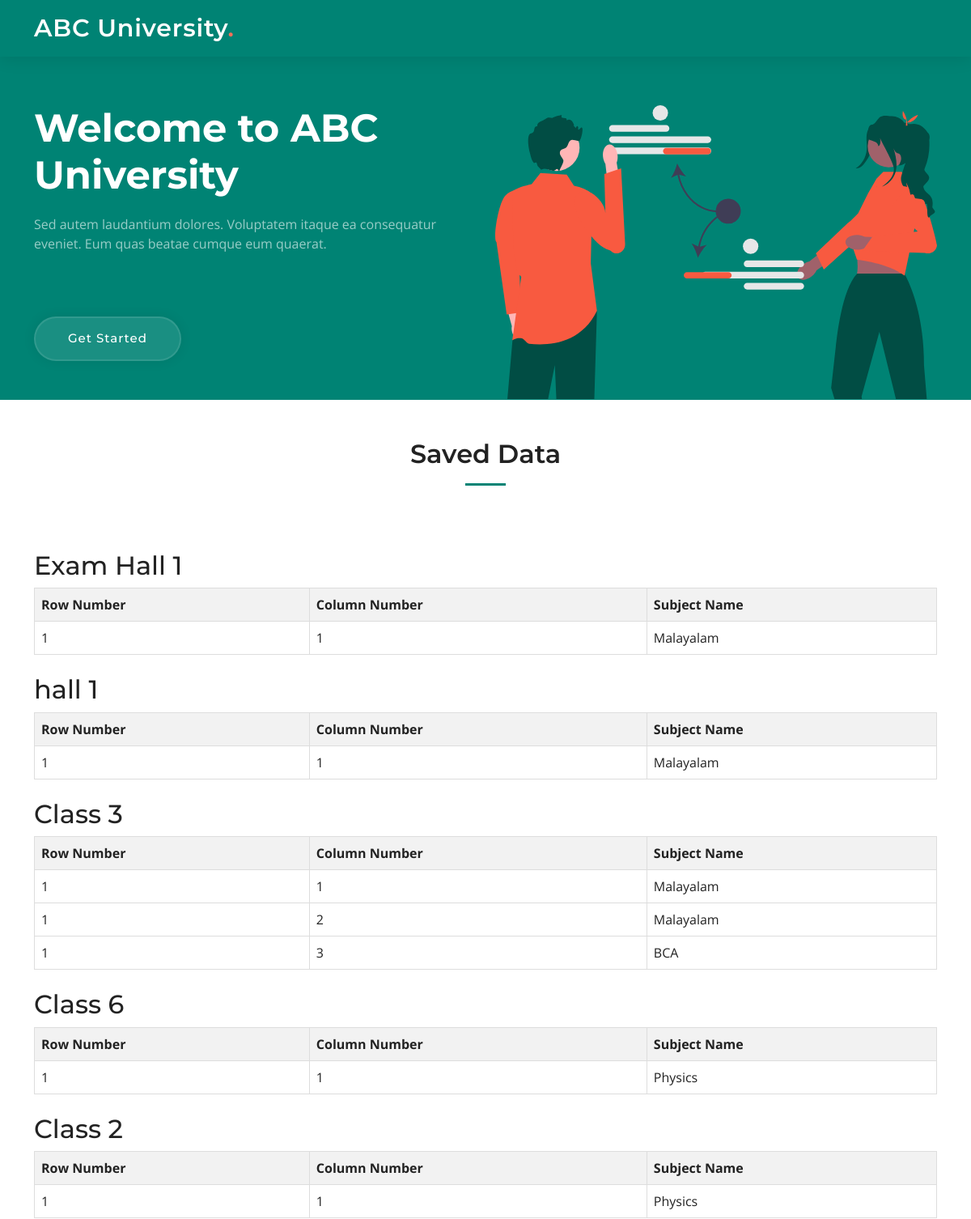
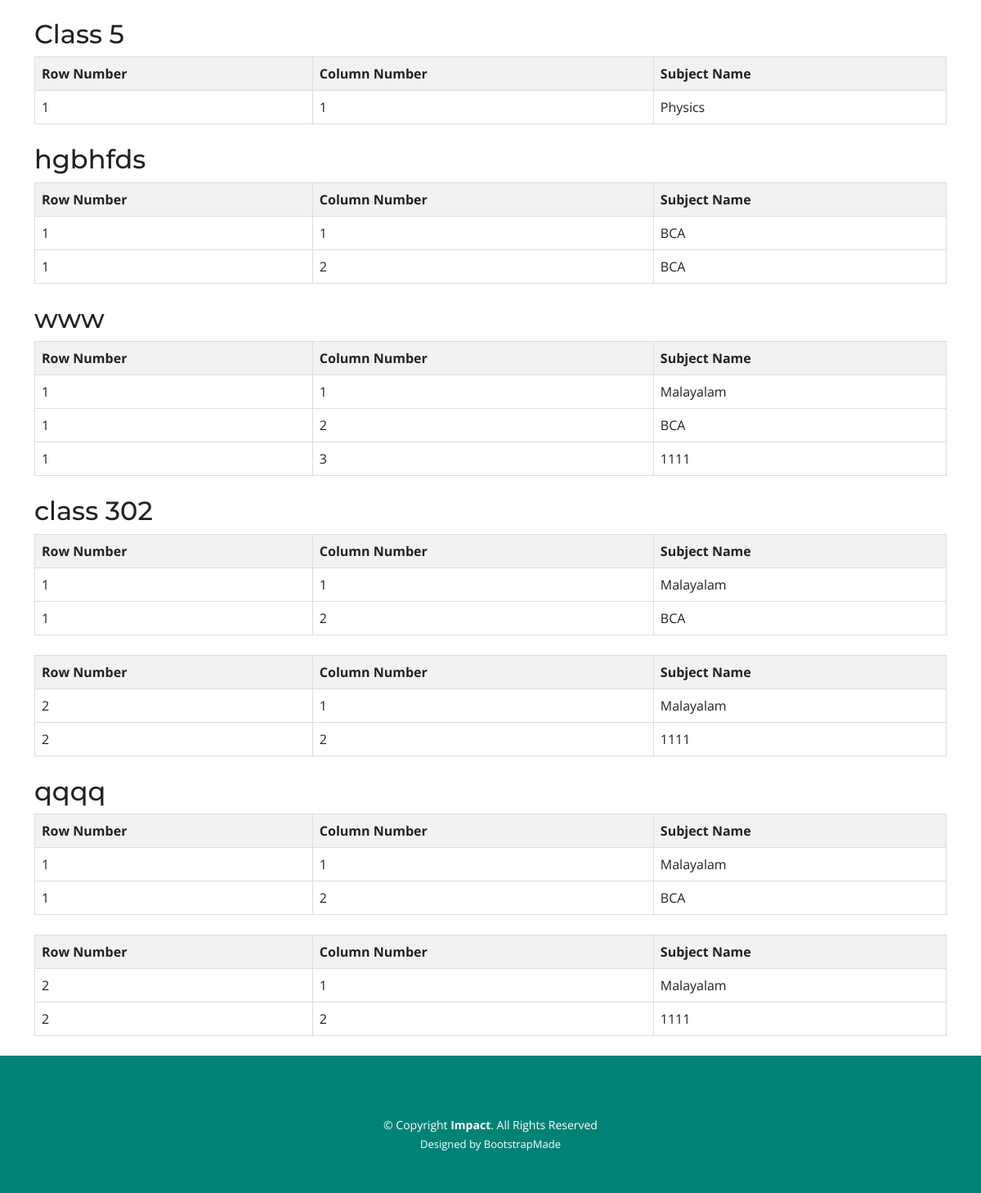
The page /display-data/ on the database its author committed (2 pictures, top to bottom).
### exam/models.py (models this page shows, shortened)
class ExamHall(models.Model):
    name = models.CharField(max_length=100)

class Data(models.Model):
    exam_hall = models.ForeignKey(ExamHall, on_delete=models.CASCADE, null=True, blank=True)
    subject_name = models.CharField(max_length=100)
    roll_number = models.CharField(max_length=50, null=True, blank=True)  # New field for roll numbers
    row_number = models.IntegerField()
    column_number = models.IntegerField()
    student = models.ForeignKey(Student, on_delete=models.CASCADE, null=True, blank=True)

### exam/views.py (the view)
# urls.py: path('display-data/', views.display_data, name='display_data'),
def display_data(request):
    data_rows = Data.objects.all()
    exam_halls_dict = {}
    for data in data_rows:
        if data.exam_hall:
            exam_hall_name = data.exam_hall.name
            if exam_hall_name not in exam_halls_dict:
                exam_halls_dict[exam_hall_name] = []
            exam_halls_dict[exam_hall_name].append({
                'row_number': data.row_number,
                'column_number': data.column_number,
                'subject_name': data.subject_name
            })
    for hall, rows in exam_halls_dict.items():
        rows.sort(key=itemgetter('row_number'))
        grouped_rows = []
        for row_number, group in groupby(rows, key=itemgetter('row_number')):
            grouped_rows.append(list(group))
        exam_halls_dict[hall] = grouped_rows
    return render(request, 'saved_data.html', {'exam_halls_dict': exam_halls_dict})

### templates/saved_data.html (shortened to what this page needs)
{% extends "base.html" %}
{% load static %}
{% block content %}
<body>
<div class="container">
    <div class="section-header mt-5">
        <h2>Saved Data</h2>
    </div>
    {% for exam_hall_name, grouped_rows in exam_halls_dict.items %}
    <h2>{{ exam_hall_name }}</h2>
    {% for rows_with_same_row_number in grouped_rows %}
        <table>
            <thead>
                <tr>
                    <th>Row Number</th>
                    <th>Column Number</th>
                    <th>Subject Name</th>
                </tr>
            </thead>
            <tbody>
                {% for data_row in rows_with_same_row_number %}
                    <tr>
                        <td>{{ data_row.row_number }}</td>
                        <td>{{ data_row.column_number }}</td>
                        <td>{{ data_row.subject_name }}</td>
                    </tr>
                {% endfor %}
            </tbody>
        </table>
        <br>
    {% endfor %}
{% endfor %}
</div>
{% endblock content %}

### templates/base.html (shortened to what this page needs)
{% load static %}
<!DOCTYPE html>
<html lang="en">
<head>
  <link href="{% static 'assets/vendor/bootstrap/css/bootstrap.min.css' %}" rel="stylesheet">
  <link href="{% static 'assets/vendor/aos/aos.css' %}" rel="stylesheet">
  <link href="{% static 'assets/vendor/glightbox/css/glightbox.min.css' %}" rel="stylesheet">
  <link href="{% static 'assets/vendor/swiper/swiper-bundle.min.css' %}" rel="stylesheet">
  <link href="{% static 'assets/css/main.css' %}" rel="stylesheet">
</head>
<body>
  <header id="header" class="header d-flex align-items-center">
    <div class="container-fluid container-xl d-flex align-items-center justify-content-between">
      <a href="{% url "index" %}" class="logo d-flex align-items-center">
        <h1>ABC University<span>.</span></h1>
      </a>
    </div>
  </header>
  <section id="hero" class="hero">
    <div class="container position-relative">
      <div class="row gy-5" data-aos="fade-in">
        <div class="col-lg-6 order-2 order-lg-1 d-flex flex-column justify-content-center text-center text-lg-start">
          <h2>Welcome to <span>ABC University</span></h2>
          <p>Sed autem laudantium dolores. Voluptatem itaque ea consequatur eveniet. Eum quas beatae cumque eum quaerat.</p>
          <div class="d-flex justify-content-center justify-content-lg-start py-5">
            <a href="#services" class="btn-get-started ">Get Started</a>
          </div>
        </div>
        <div class="col-lg-6 order-1 order-lg-2">
          <img src="{% static 'assets/img/hero-img.svg' %} " class="img-fluid" alt="" data-aos="zoom-out" data-aos-delay="100">
        </div>
      </div>
    </div>
  </section>
  <main id="main">
{% block content %}
{% endblock content %}
</main>
<footer id="footer" class="footer">
  <div class="container mt-4">
    <div class="copyright">
      &copy; Copyright <strong><span>Impact</span></strong>. All Rights Reserved
    </div>
    <div class="credits">
      Designed by <a href="https://bootstrapmade.com/">BootstrapMade</a>
    </div>
  </div>
</footer>
</body>
</html>

### static/assets/css/main.css (style rules this page uses)
:root { --font-default: "Open Sans", system-ui, -apple-system, "Segoe UI", Roboto, "Helvetica Neue", Arial, "Noto Sans", "Liberation Sans", sans-serif, "Apple Color Emoji", "Segoe UI Emoji", "Segoe UI Symbol", "Noto Color Emoji"; --font-primary: "Montserrat", sans-serif; --font-secondary: "Poppins", sans-serif; }
:root { --color-default: #222222; --color-primary: #008374; --color-secondary: #f85a40; }
:root { scroll-behavior: smooth; }
body { font-family: var(--font-default); color: var(--color-default); }
a { color: var(--color-primary); text-decoration: none; }
h1, h2, h3, h4, h5, h6 { font-family: var(--font-primary); }
section { padding: 60px 0; overflow: hidden; scroll-margin-top: 70px; overflow: clip; }
.section-header { text-align: center; padding-bottom: 60px; }
.section-header h2 { font-size: 32px; font-weight: 600; margin-bottom: 20px; padding-bottom: 20px; position: relative; }
.section-header h2:after { content: ""; position: absolute; display: block; width: 50px; height: 3px; background: var(--color-primary); left: 0; right: 0; bottom: 0; margin: auto; }
.header { transition: all 0.5s; z-index: 997; height: 90px; background-color: var(--color-primary); }
.header.sticked { position: fixed; top: 0; right: 0; left: 0; height: 70px; box-shadow: 0px 2px 20px rgba(0, 0, 0, 0.1); }
.header .logo h1 { font-size: 30px; margin: 0; font-weight: 600; letter-spacing: 0.8px; color: #fff; font-family: var(--font-primary); }
.header .logo h1 span { color: #f96f59; }
.sticked-header-offset { margin-top: 70px; }
.hero { width: 100%; position: relative; background: var(--color-primary); padding: 60px 0 0 0; }
.hero h2 { font-size: 48px; font-weight: 700; margin-bottom: 20px; color: #fff; }
.hero p { color: rgba(255, 255, 255, 0.6); font-weight: 400; margin-bottom: 30px; }
.hero .btn-get-started { font-family: var(--font-primary); font-weight: 500; font-size: 15px; letter-spacing: 1px; display: inline-block; padding: 14px 40px; border-radius: 50px; transition: 0.3s; color: #fff; background: rgba(255, 255, 255, 0.1); box-shadow: 0 0 15px rgba(0, 0, 0, 0.08); border: 2px solid rgba(255, 255, 255, 0.1); }
.footer { font-size: 14px; background-color: var(--color-primary); padding: 50px 0; color: white; }
.footer .copyright { text-align: center; }
.footer .credits { padding-top: 4px; text-align: center; font-size: 13px; }
.footer .credits a { color: #fff; }

### templates/saved_data.html (style rules this page uses)
table { border-collapse: collapse; width: 100%; }
th, td { border: 1px solid #dddddd; text-align: left; padding: 8px; }
th { background-color: #f2f2f2; }

### rows shown on the page
ExamHall: exam_halls_dict "Exam Hall 1"
Data: subject_name "Malayalam"
ExamHall: exam_halls_dict "hall 1"
Data: subject_name "Malayalam"
ExamHall: exam_halls_dict "Class 3"
Data: subject_name "Malayalam"
Data: subject_name "Malayalam"
Data: subject_name "BCA"
ExamHall: exam_halls_dict "Class 6"
Data: subject_name "Physics"
ExamHall: exam_halls_dict "Class 2"
Data: subject_name "Physics"
ExamHall: exam_halls_dict "Class 5"
Data: subject_name "Physics"
ExamHall: exam_halls_dict "hgbhfds"
Data: subject_name "BCA"
Data: subject_name "BCA"
ExamHall: exam_halls_dict "www"
Data: subject_name "Malayalam"
Data: subject_name "BCA"
Data: subject_name "1111"
ExamHall: exam_halls_dict "class 302"
Data: subject_name "Malayalam"
Data: subject_name "BCA"
Data: subject_name "Malayalam"
Data: subject_name "1111"
ExamHall: exam_halls_dict "qqqq"
Data: subject_name "Malayalam"
Data: subject_name "BCA"
Data: subject_name "Malayalam"
Data: subject_name "1111"

### other values the page prints
{{ data_row.row_number }} "1" "1" "1" "1" "1" "1" "1" "1" "1" "1" "1" "1" "1" "1" "1" "2" "2" "1" "1" "2" "2"
{{ data_row.column_number }} "1" "1" "1" "2" "3" "1" "1" "1" "1" "2" "1" "2" "3" "1" "2" "1" "2" "1" "2" "1" "2"
